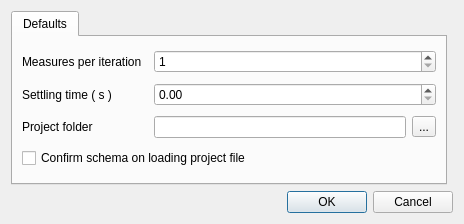
<?xml version="1.0" encoding="UTF-8"?>
<ui version="4.0">
 <class>Preferences</class>
 <widget class="QDialog" name="Preferences">
  <property name="geometry">
   <rect>
    <x>0</x>
    <y>0</y>
    <width>464</width>
    <height>224</height>
   </rect>
  </property>
  <property name="sizePolicy">
   <sizepolicy hsizetype="Fixed" vsizetype="Fixed">
    <horstretch>0</horstretch>
    <verstretch>0</verstretch>
   </sizepolicy>
  </property>
  <property name="minimumSize">
   <size>
    <width>464</width>
    <height>224</height>
   </size>
  </property>
  <property name="windowTitle">
   <string>Preferences</string>
  </property>
  <layout class="QGridLayout" name="gridLayout">
   <item row="1" column="0" colspan="2">
    <widget class="QDialogButtonBox" name="buttonBox">
     <property name="orientation">
      <enum>Qt::Horizontal</enum>
     </property>
     <property name="standardButtons">
      <set>QDialogButtonBox::Cancel|QDialogButtonBox::Ok</set>
     </property>
    </widget>
   </item>
   <item row="0" column="0">
    <widget class="QTabWidget" name="tabWidget">
     <property name="currentIndex">
      <number>0</number>
     </property>
     <widget class="QWidget" name="defaults">
      <attribute name="title">
       <string>Defaults</string>
      </attribute>
      <layout class="QGridLayout" name="gridLayout_2">
       <item row="0" column="0">
        <widget class="QLabel" name="label_8">
         <property name="text">
          <string>Measures per iteration</string>
         </property>
        </widget>
       </item>
       <item row="1" column="0">
        <widget class="QLabel" name="label_9">
         <property name="text">
          <string>Settling time ( s )</string>
         </property>
        </widget>
       </item>
       <item row="1" column="2" colspan="2">
        <widget class="QDoubleSpinBox" name="doubleSpinBox"/>
       </item>
       <item row="2" column="0" colspan="2">
        <widget class="QLabel" name="label_10">
         <property name="text">
          <string>Project folder</string>
         </property>
        </widget>
       </item>
       <item row="2" column="2">
        <widget class="QLineEdit" name="edit_project"/>
       </item>
       <item row="2" column="3">
        <widget class="QToolButton" name="toolButton">
         <property name="text">
          <string>...</string>
         </property>
        </widget>
       </item>
       <item row="0" column="2" colspan="2">
        <widget class="QSpinBox" name="spinBox">
         <property name="minimum">
          <number>1</number>
         </property>
        </widget>
       </item>
       <item row="3" column="0" colspan="3">
        <widget class="QCheckBox" name="checkBoxSchema">
         <property name="text">
          <string>Confirm schema on loading project file</string>
         </property>
        </widget>
       </item>
      </layout>
     </widget>
    </widget>
   </item>
  </layout>
 </widget>
 <tabstops>
  <tabstop>tabWidget</tabstop>
  <tabstop>spinBox</tabstop>
  <tabstop>doubleSpinBox</tabstop>
  <tabstop>edit_project</tabstop>
  <tabstop>toolButton</tabstop>
  <tabstop>buttonBox</tabstop>
 </tabstops>
 <resources/>
 <connections>
  <connection>
   <sender>buttonBox</sender>
   <signal>accepted()</signal>
   <receiver>Preferences</receiver>
   <slot>accept()</slot>
   <hints>
    <hint type="sourcelabel">
     <x>275</x>
     <y>327</y>
    </hint>
    <hint type="destinationlabel">
     <x>157</x>
     <y>122</y>
    </hint>
   </hints>
  </connection>
  <connection>
   <sender>buttonBox</sender>
   <signal>rejected()</signal>
   <receiver>Preferences</receiver>
   <slot>reject()</slot>
   <hints>
    <hint type="sourcelabel">
     <x>251</x>
     <y>327</y>
    </hint>
    <hint type="destinationlabel">
     <x>260</x>
     <y>143</y>
    </hint>
   </hints>
  </connection>
 </connections>
</ui>
